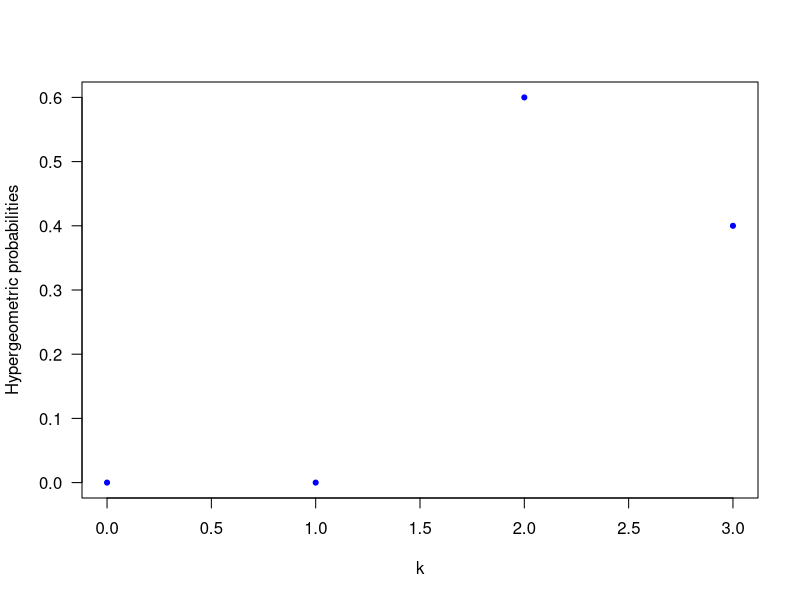

Generate this figure with R:
print('file: PDsPDFsHypergeoPDexample.R')
# hypergeometric distribution
N = 5   # total number of balls
W = 4   # number of white balls
B = N-W # number of black balls
J = 3   # number of balls drawn from the urn 
karr = seq(0,J); xk = seq(-1,J+1,0.01)
# dhyper(x, m, n, k, log = FALSE)
# m	the number of white balls in the urn.
# n	the number of black balls in the urn.
# k	 the number of balls drawn from the urn.
yPD = dhyper(x=karr,m=W,n=B,k=J)
# png('Hypergeo160817.png',width=16,height=12,units='cm',res=300)
plot(karr,yPD,type='p',lwd=3,col='blue',xlab='k',
     ylab='Hypergeometric probabilities',cex=0.4,las=1)
# dev.off()
